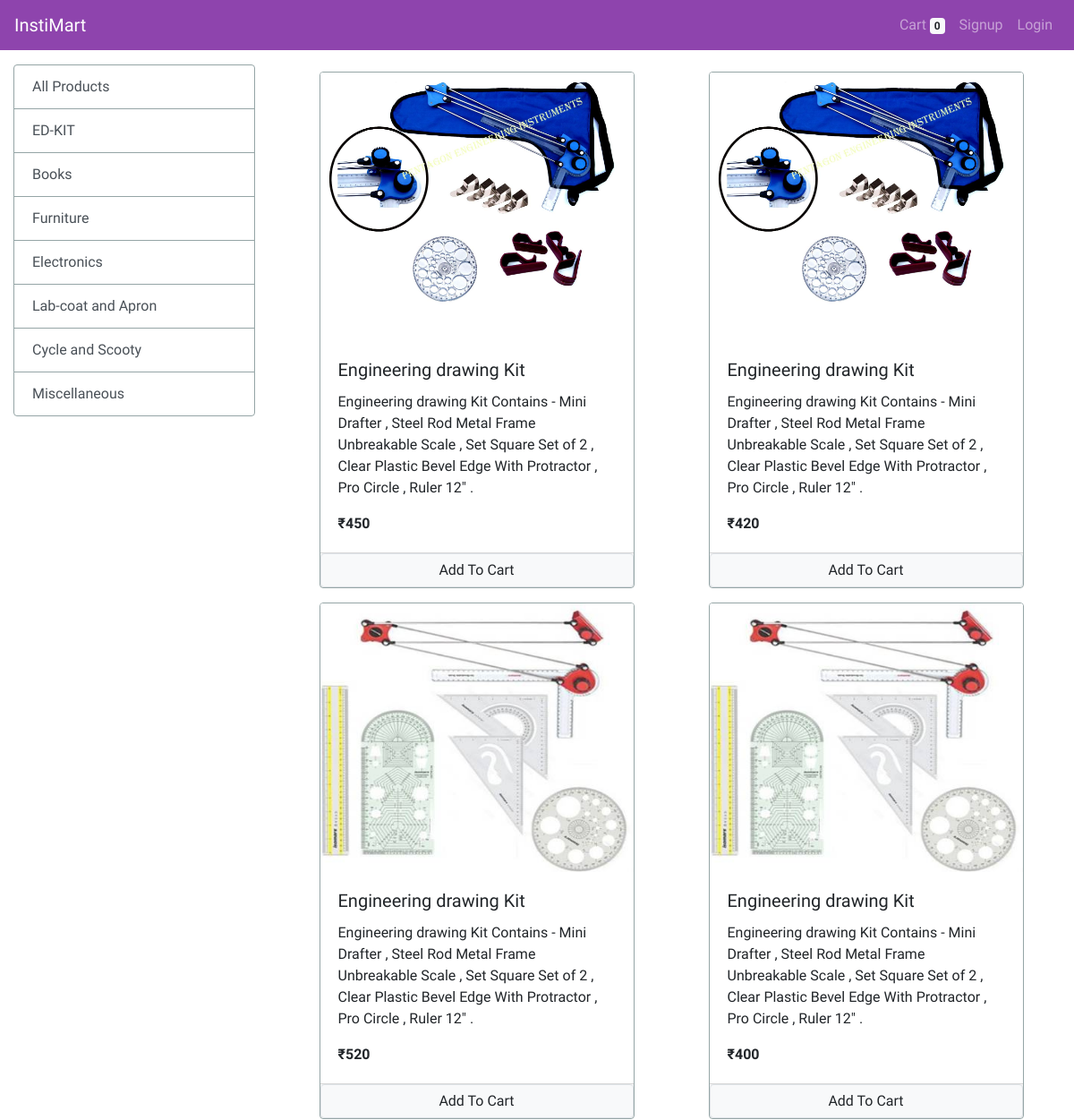
/ (upper part), run on an earlier commit of the app's database.
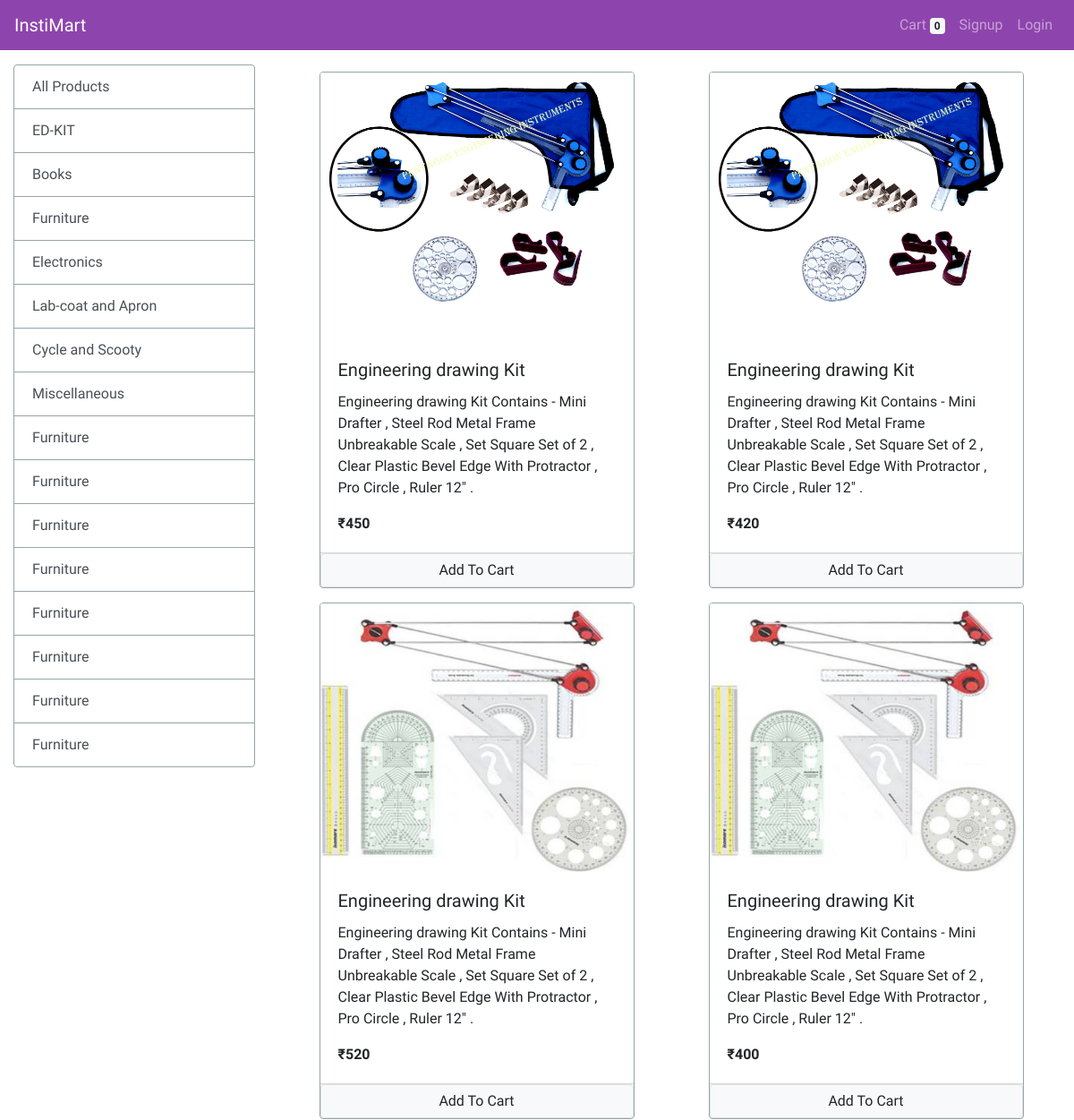
And on a later commit of the database.
### store/models/category.py (models this page shows, shortened)
class Category(models.Model):
    name = models.CharField(max_length=40)
    @staticmethod
    def get_all_categories():
        return Category.objects.all()

### store/models/product.py (models this page shows, shortened)
class Product(models.Model):
    name = models.CharField(max_length=30)
    price = models.IntegerField(default=0)
    category = models.ForeignKey(Category, on_delete=models.CASCADE,default=1)
    description = models.CharField(max_length=200,default=0, null=True, blank=1)
    image =models.ImageField(upload_to='uploads/products/')
    @staticmethod
    def get_all_products():
        return Product.objects.all()

### store/views/index.py (the view, shortened to what this page needs)
# urls.py: path('', index.Index.as_view(), name='homepage'),
class Index(View):
    def get(self, request):
        cart = request.session.get('cart')
        if not cart:
            request.session.cart={}
        products = None
        categories = Category.get_all_categories()
        data = {}
        categoryID = request.GET.get('category')
        if categoryID:
            products = Product.get_all_products_by_categoryid(categoryID)
        else:
            products = Product.get_all_products()
        data['products'] = products
        data['categories'] = categories
        return render(request, 'index.html', data)

### store/templatetags/cart.py (called while the page is built)
@register.filter(name='is_in_cart')
def is_in_cart(product, cart):
    keys = cart.keys()
    for key in keys:
        if int(key) == product.id:
            return True
    return False

### store/templatetags/custom_filter.py (called while the page is built)
@register.filter(name='currency')
def currency(num):
    return  "₹" +str(num);

### store/templates/index.html (shortened to what this page needs)
{% extends 'base.html' %}
{% block content %}
{% load cart %}
{% load custom_filter %}
<div class="container-fluid mt-3">
    <div class="row">
         <div class="col-lg-3 mx-auto"  >
            <div class="list-group" >
                <a href="/" class="list-group-item
                list-group-item-action " style=" border:#95a5a6 1px solid;">All Products</a>
                {% for category in categories %}
                <a href="/?category={{category.id}}" class="list-group-item
                list-group-item-action " style=" border:#95a5a6 1px solid;">{{category.name}}</a>
                {% endfor %}
            </div>
        </div>
        <div id="products" class='col-lg-9'>
            <div class="row mx-auto ">
                {% for product in products %}
                <div class="card mx-auto  mb-2 mt-2 " id={{product.id}} style="width: 22rem; border:#95a5a6 1px solid;">
                    <img style="height:300px" class="card-img-top" src="{{product.image.url}}" alt="Card image cap">
                    <div class="card-body">
                        <h5 class="card-title">{{product.name}}</h5>
                        <p class="card-text">{{product.description}}</p>
                        <p class="card-text"><b>{{product.price|currency}}</b></p>
                    </div>
                    <div class="card-footer no-gutters p-0 ">
                        {% if product|is_in_cart:request.session.cart %}
                        <div class="row no-gutters">
                            <form action="/#{{product.id}}" class="col-2" method="POST">
                                {% csrf_token %}
                                <input hidden type="text" name="product" value="{{product.id}}">
                                <input hidden type="text" name="remove" value="True">
                                <input type="submit" value='-' class="btn btn-block btn-info">
                            </form>
                            <div class="text-center col">
                                {{product|cart_quantity:request.session.cart}} in Cart
                            </div>
                            <form action="/#{{product.id}}" class="col-2" method="POST">
                                {% csrf_token %}
                                <input hidden type="text" name="product" value="{{product.id}}">
                                <input type="submit" value='+' class="btn btn-block btn-info">
                            </form>
                        </div>
                        {% else %}
                        <form action="/#{{product.id}}" method="POST" class="btn-block">
                            <input type="submit" class=" float-right btn btn-light border form-control"
                                   value="Add To Cart">
                        </form>
                        {% endif %}
                    </div>
                </div>
                {% endfor %}
            </div>
        </div>
    </div>
</div>
{% endblock %}

What changed in the data, as far as the page shows it:
added Category: name "Furniture"
added Category: name "Furniture"
added Category: name "Furniture"
added Category: name "Furniture"
added Category: name "Furniture"
added Category: name "Furniture"
added Category: name "Furniture"
added Category: name "Furniture"
